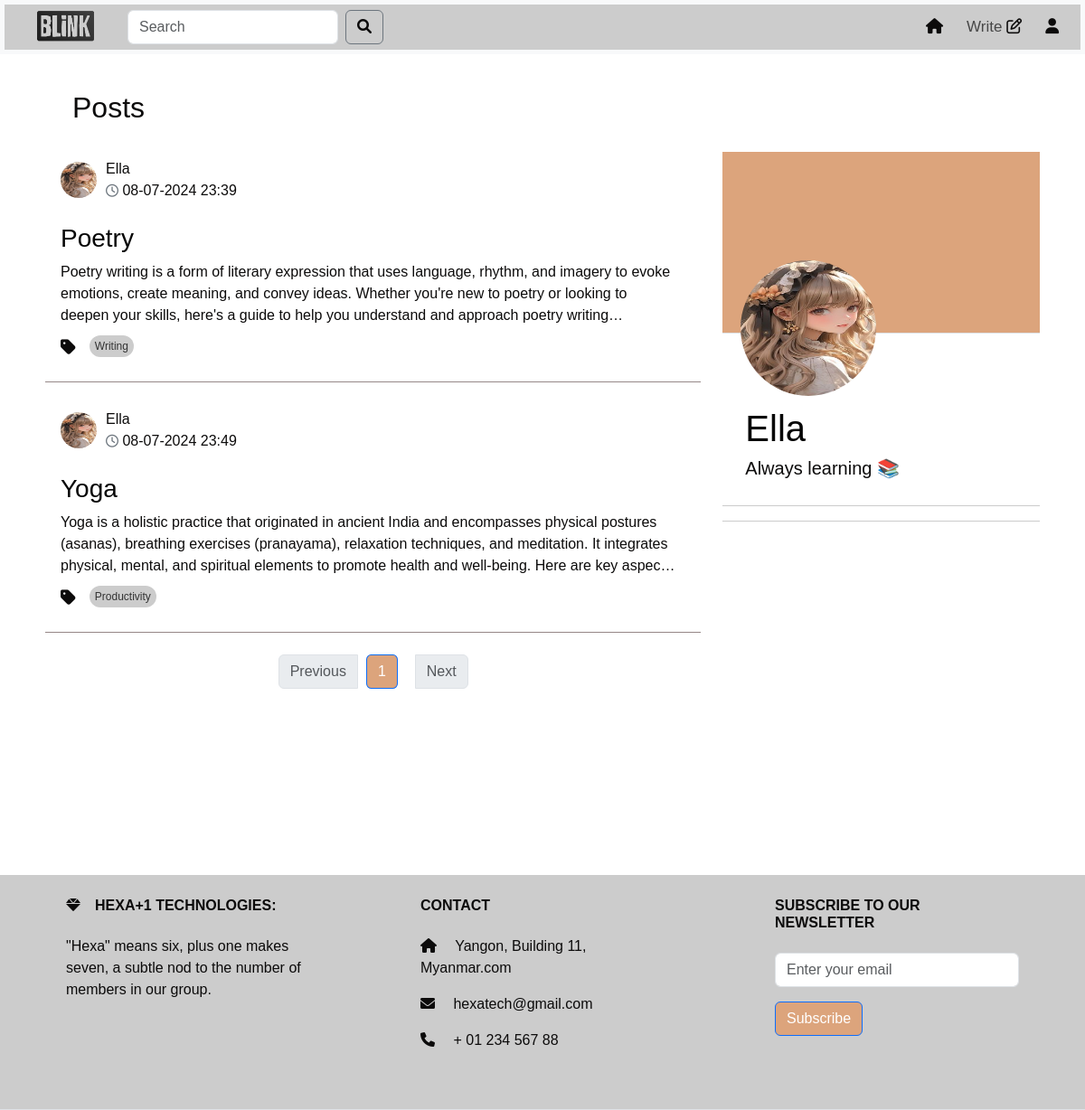
/profile/user_?2 (signed in), run on an earlier commit of the app's database.
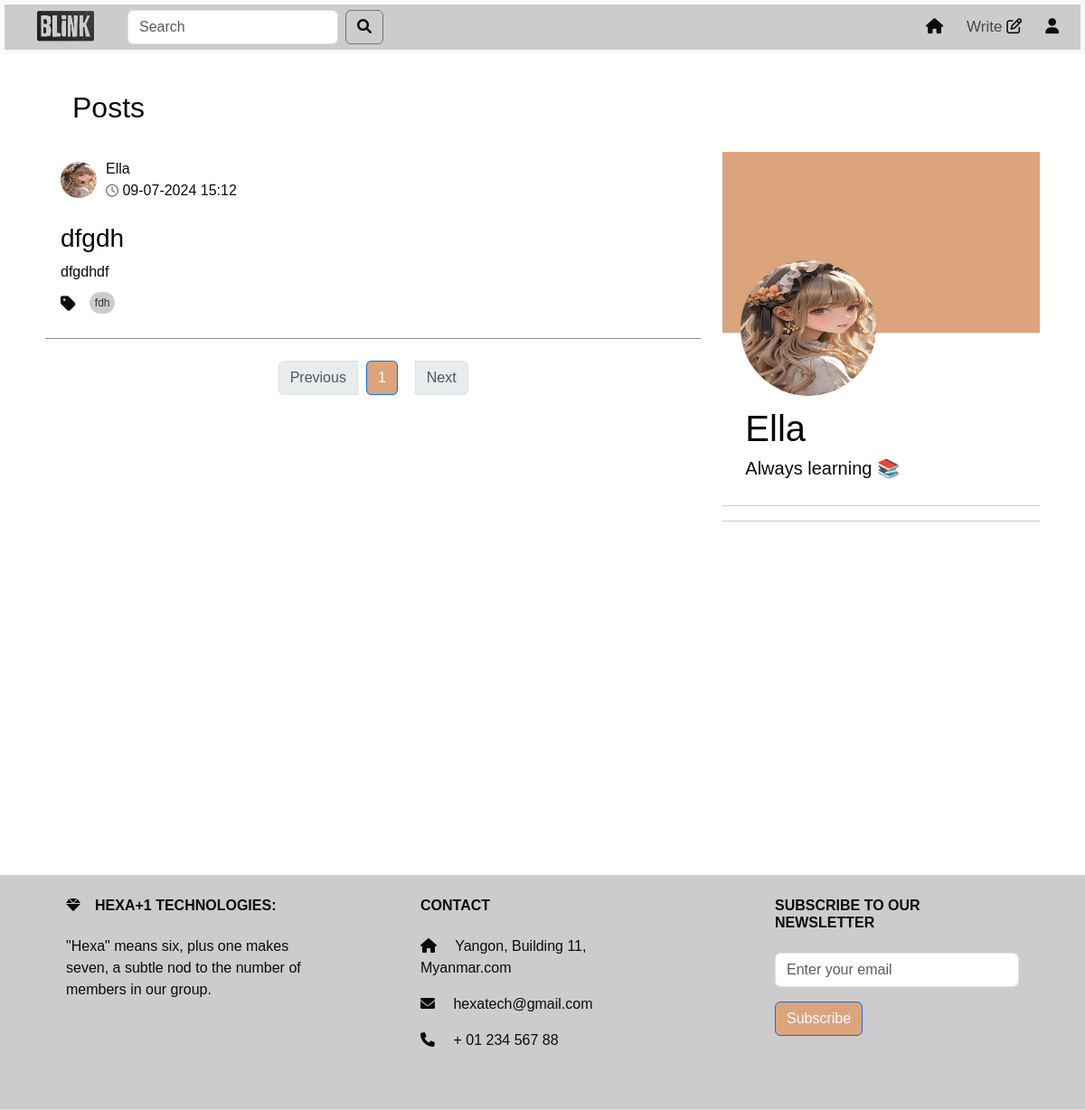
And on a later commit of the database.
### models.py (models this page shows, shortened)
class Post(db.Model):
    id = db.Column(db.Integer, primary_key=True)
    title = db.Column(db.Text())
    content = db.Column(db.Text())
    tag = db.Column(db.Text(), nullable=False)
    user_id = db.Column(db.Integer, db.ForeignKey('user.id'), nullable=False)
    created_date = db.Column(db.DateTime,default=datetime.datetime.now)
    likes = db.Column(db.Integer, default=0)
    meta = db.Column(db.Text, nullable=True)
    comments = db.relationship('Comment', backref='post',cascade="all, delete", lazy=True)

class User(UserMixin,db.Model):
    id = db.Column(db.Integer, primary_key=True)
    username = db.Column(db.String(50), unique=True)
    email =db.Column(db.String(50), unique=True)
    password = db.Column(db.String(100))
    bio = db.Column(db.String(50))
    profile_picture = db.Column(db.String(250))
    posts = db.relationship('Post', backref='author', lazy=True)
    comments = db.relationship('Comment', backref='author', lazy=True)

### route.py (the view)
@app.route('/profile/user_?<int:user_id>', methods=['GET', 'POST'])
@login_required
def profile(user_id,limit=2):
    page = request.args.get('page', 1, type=int)
    per_page = 5  # Number of posts per page
    post = get_posts(page, per_page)
    user = User.query.get_or_404(user_id)
    user_posts = Post.query.filter_by(user_id=user_id).paginate(page=page, per_page=per_page)
    picture_url=get_profile_profile(user_id)
    unique_tags = list(set(tag for tag, in Post.query.with_entities(Post.tag).distinct()))
    popular_posts = Post.query.order_by(Post.likes.desc()).limit(limit).all()
    forms=SearchForm()
    query = forms.search.data
    if forms.validate_on_submit():
         search_results = Post.query.filter(Post.title.ilike(f'%{query}%')).all()
         return render_template('search_results.html' ,post=post, search_results =search_results ,
                                form = forms ,tags=unique_tags,popular_posts=popular_posts)
    return render_template('profile.html', user_id=user_id,user=user,picture_url=picture_url,
                           user_posts=user_posts,form=forms,post=post,tags=unique_tags,popular_posts=popular_posts)

### forms.py
class SearchForm(FlaskForm):
    search = StringField('Search ', validators=[DataRequired()])
    submit = SubmitField('Search')

### route.py (called while the page is built)
@login_manager.user_loader
def loader_user(user_id):
    return User.query.get(user_id)

def get_profile_profile(user_id):
    cwd = os.getcwd()
    user = User.query.get_or_404(user_id)
    if user:
        picture_url = f"/photo/user_profile/{user.profile_picture}"
        return picture_url

def get_posts(page, per_page, tag=None):
    if tag:
        return Post.query.filter(Post.tag.in_([tag])).paginate(page=page, per_page=per_page, error_out=False)
    return Post.query.order_by(Post.created_date.desc()).paginate(page=page, per_page=per_page, error_out=False)

### templates/profile.html (shortened to what this page needs)
<!DOCTYPE html>
<html lang="en">
  <head>
    <link
      href="https://cdn.jsdelivr.net/npm/bootstrap@5.3.3/dist/css/bootstrap.min.css"
      rel="stylesheet"
    />
    <link
      href="https://cdnjs.cloudflare.com/ajax/libs/font-awesome/6.0.0-beta3/css/all.min.css"
      rel="stylesheet"
    />
    <link rel="stylesheet" href="/static/profile.css" />
  </head>
  <body>
    {% include 'topnav.html' %}
    <div class="container">
      <div class="row">
        <div class="col-sm-8">
          <div id="posts-container">
            {% if user_posts %}
            <h2 style="margin-left: 30px">Posts</h2>
            {% for post in user_posts.items %}
            <div class="card">
              <div
                class="card-header d-flex justify-content-between align-items-center"
                onclick="redirectToProfile(event)"
              >
                <div class="profile-image">
                  <img
                    src="{{ url_for('static', filename= picture_url ) }}"
                    width="60"
                    height="60"
                    alt=""
                  />
                </div>
                <div style="width: 800px">
                  <p>
                    {{post.author.username}}<br />
                    <i class="fa-regular fa-clock"></i> {{post.created_date.strftime('%d-%m-%Y %H:%M')}}
                  </p>
                </div>
              </div>
              <div class="card-body" onclick="redirectToFullPost()">
                <a
                class="nav-link"
                href="{{ url_for('full_post',post_id=post.id) }}"
              >
                  <h3 class="card-title">{{post.title}}</h3>
                  <p class="card-text" id="card-description">
                    {{post.meta | safe}}
                  </p>
                  <div class="tags-container">
                    <ul class="list-group list-group-horizontal">
                      <i class="fas fa-tag"></i>
                      <a
                        href="{{ url_for('home_tag',tag=post.tag ) }}"
                        class="tag"
                        >{{post.tag}}
                      </a>
                    </ul>
                </div>
                </a>
              </div>
            </div>
            <div
              class="card-end"
              style="border-bottom: #958787 solid 1px;"
            ></div>
            {% endfor %}
          </div>
          <nav aria-label="Page navigation" class="mt-4">
              <ul class="pagination justify-content-center" style="gap: 10px">
              <li
                class="page-item {% if not user_posts.has_prev %}disabled{% endif %}"
              >
                {% if user_posts.has_prev %}
                <a class="page-link" href="?page={{ user_posts.prev_num }}"
                  >Previous</a
                >
                {% else %}
                <span class="page-link">Previous</span>
                {% endif %}
              </li>
              {% for page_num in user_posts.iter_pages() %} {% if page_num %}
              <li
                class="page-item {% if user_posts.page == page_num %}active{% endif %}"
              >
                <a class="page-link" href="?page={{ page_num }}" style="background-color: #DCA47C"
                  >{{ page_num }}</a
                >
              </li>
              {% else %}
              <li class="page-item disabled">
                <span class="page-link">...</span>
              </li>
              {% endif %} {% endfor %}
              <li
                class="page-item {% if not user_posts.has_next %}disabled{% endif %}"
              >
                {% if user_posts.has_next %}
                <a class="page-link" href="?page={{ user_posts.next_num }}">Next</a>
                {% else %}
                <span class="page-link">Next</span>
                {% endif %}
              </li>
            </ul>
          </nav>
          {% else %}
          <h2 style="margin-left: 30px">No Post Yet !</h2>
          {% endif %}
        </div>
        <div class="col-sm-4" style="margin-top: 48px" id="right-column">
          <div style="width: 100%; position: relative" class="border-bottom">
            <div class="bg-black-cover"></div>
            <div
              style="
                display: flex;
                justify-content: start;
                gap: 10px;
                position: absolute;
                bottom: -70px;
                left: 20px;
              "
            >
              <div style="display: flex; flex-direction: column; gap: 10px">
                <img
                  src="{{ url_for('static', filename= picture_url ) }}"
                  class="profile-pic"
                />
              </div>
            </div>
          </div>
          <div class="profileDetail">
            <br>
            <h1>{{user.username}}</h1>
            <h5>{{ user.bio }}</h5>
            <br />
          </div>
          <div class="story"></div>
        </div>
      </div>
    </div>
    {% include 'footer.html' %}
  </body>
</html>

### templates/topnav.html (shortened to what this page needs)
<nav class="navbar navbar-expand-lg navbar-light bg-light">
  <div class="container-fluid">
    <a class="nav-link" href="{{ url_for('home') }}">
      <img class="image" src="/static/image/logo.png" alt="Logo"
    /></a>
    <div class="collapse navbar-collapse" id="navbarSupportedContent">
      <form class="d-flex" method="POST">
        <input
          class="form-control form-control-md w-100 me-2"
          type="search"
          placeholder="Search"
          aria-label="Search"
          name="search"
        />
        <button class="btn btn-outline-secondary" type="submit">
          <i class="fa-solid fa-magnifying-glass"></i>
        </button>
      </form>
      <ul class="navbar-nav ms-auto mb-2 mb-lg-0" style="gap: 10px">
        <li class="nav-item">
          <a
            class="nav-link active"
            aria-current="page"
            href="{{ url_for('home') }}"
            ><i class="fa-solid fa-house"></i
          ></a>
        </li>
        <li class="nav-item">
          <a class="nav-link" href="{{ url_for('post') }}"
            >Write <i class="fa-regular fa-pen-to-square"></i
          ></a>
        </li>
        <li class="nav-item">
          <a
            class="nav-link"
            href="{{ url_for('profile',user_id=current_user.id) }}"
            ><i class="fa-solid fa-user"></i
          ></a>
        </li>
      </ul>
    </div>
  </div>
</nav>

### templates/footer.html
<footer
  class="d-flex justify-content-center justify-content-lg-between p-4 border-bottom"
>
  <div class="footer text-center text-md-start">
    <div class="row">
      <div class="col-md-4 col-lg-4 col-xl-3 mx-auto mb-4">
        <h6 class="text-uppercase fw-bold mb-4">
          <i class="fas fa-gem me-3"></i>Hexa+1 Technologies:
        </h6>
        <p><bold>
          "Hexa" means six, plus one makes seven, a subtle nod to the number of members in our group.
        </bold>
        </p>
      </div>
      <div class="col-md-4 col-lg-4 col-xl-3 mx-auto mb-4">
        <h6 class="text-uppercase fw-bold mb-4">Contact</h6>
        <p><i class="fas fa-home me-3"></i> Yangon, Building 11, Myanmar.com</p>
        <p><i class="fas fa-envelope me-3"></i> hexatech@gmail.com</p>
        <p><i class="fas fa-phone me-3"></i> + 01 234 567 88</p>
      </div>
      <div class="col-md-4 col-lg-4 col-xl-3 mx-auto mb-4">
        <h6 class="text-uppercase fw-bold mb-4">Subscribe to our Newsletter</h6>
        <form>
          <div class="mb-3">
            <input
              type="email"
              class="form-control"
              placeholder="Enter your email"
            />
          </div>
          <button
            type="submit"
            class="btn btn-primary"
            style="background-color:  #DCA47C"
          >
            Subscribe
          </button>
        </form>
      </div>
    </div>
  </div>
</footer>

### static/profile.css (style rules this page uses)
* { color: #0c0b0b; font-family: sans-serif; margin: 0; padding: 0; box-sizing: border-box; }
.container { background: #fff; padding: 20px; margin-top: 20px; z-index: 1; }
.container-fluid { height: 50px; color: black; text-align: center; padding: 14px 16px; text-decoration: none; font-size: 17px; background: #ccc; font-weight: 200px; z-index: 2; margin: 5px; }
.navbar { position: sticky; top: 0; height: auto; padding-top: 0px; padding-bottom: 0px; z-index: 2; }
.navbar-nav .nav-link { padding-top: 0.5rem; padding-bottom: 0.5rem; }
.d-flex { padding-left: 20px; background-color: #ccc; }
.text-center { background: linear-gradient(to left, #ccc 0%, #ccc 100%); }
.row a { border-radius: 15%; margin-bottom: 10px; margin-right: 10px; }
.image { height: 80px; width: 100px; }
#navbarSupportedContent { background: linear-gradient(to left, #ccc 0%, #ccc 100%); }
.bg-black-cover { height: 200px; background: #DCA47C; }
.profile-pic { width: 150px; height: 150px; border: 4px white; border-radius: 50%; }
h1 { color: rgb(4, 4, 4); }
.profileDetail { padding: 0px 25px; line-height: 1.3; margin-top: 60px; }
.story { border-top: solid 1px #ccc; border-bottom: solid 1px #ccc; padding: 8px 25px; font-size: 15pt; font-weight: 500; }
.card { color: #070707; border-color: #ffffff; background-color: #ffffff; }
.card-header { padding: 10px; background-color: #eee; display: flex; align-items: center; border-bottom: none !important; }
.card-header { display: flex; flex-direction: row; justify-content: space-between; align-items: center; padding: 0.5rem 1rem; background-color: #ffffff; margin-top: 20px; }
.profile-image { margin-right: 10px; }
.profile-image img { border-radius: 50%; width: 40px; height: 40px; }
.card-header p { margin: 0; }
.card-header i { margin: 0; font-size: 14px; color: #6c757d; }
.card-body { background-color: #ffffff; }
.card-text { overflow: hidden; text-overflow: ellipsis; display: -webkit-box; -webkit-line-clamp: 3; -webkit-box-orient: vertical; transition: -webkit-line-clamp 0.5s ease; }
#right-column { position: -webkit-sticky; position: sticky; top: 10; height: 100vh; overflow-y: auto; padding-top: 20px; }
.tags-container { margin-top: 10px; }
.fa-tag { font-size: 1.2em; margin-right: 5px; vertical-align: middle; }
.tags-container .tag { background-color: #ccc; color: #333; padding: 3px 6px; margin-right: 5px; border-radius: 20px; text-decoration: none; font-size: 12px; display: inline-block; }

What changed in the data, as far as the page shows it:
removed Post: author.username "Ella", created_date "08-07-2024 23:39", title "Poetry", meta "Poetry writing is a form of literary expression that uses language, rhythm, and imagery to evoke emotions, create meaning, and convey ideas. Whether you're new to poetry or looking to deepen your skills, here's a guide to help you understand and approach poetry…", tag "Writing"
removed Post: author.username "Ella", created_date "08-07-2024 23:49", title "Yoga", meta "Yoga is a holistic practice that originated in ancient India and encompasses physical postures (asanas), breathing exercises (pranayama), relaxation techniques, and meditation. It integrates physical, mental, and spiritual elements to promote health and well-being. Here are key…", tag "Productivity"
added Post: author.username "Ella", created_date "09-07-2024 15:12", title "dfgdh", meta "dfgdhdf", tag "fdh"
